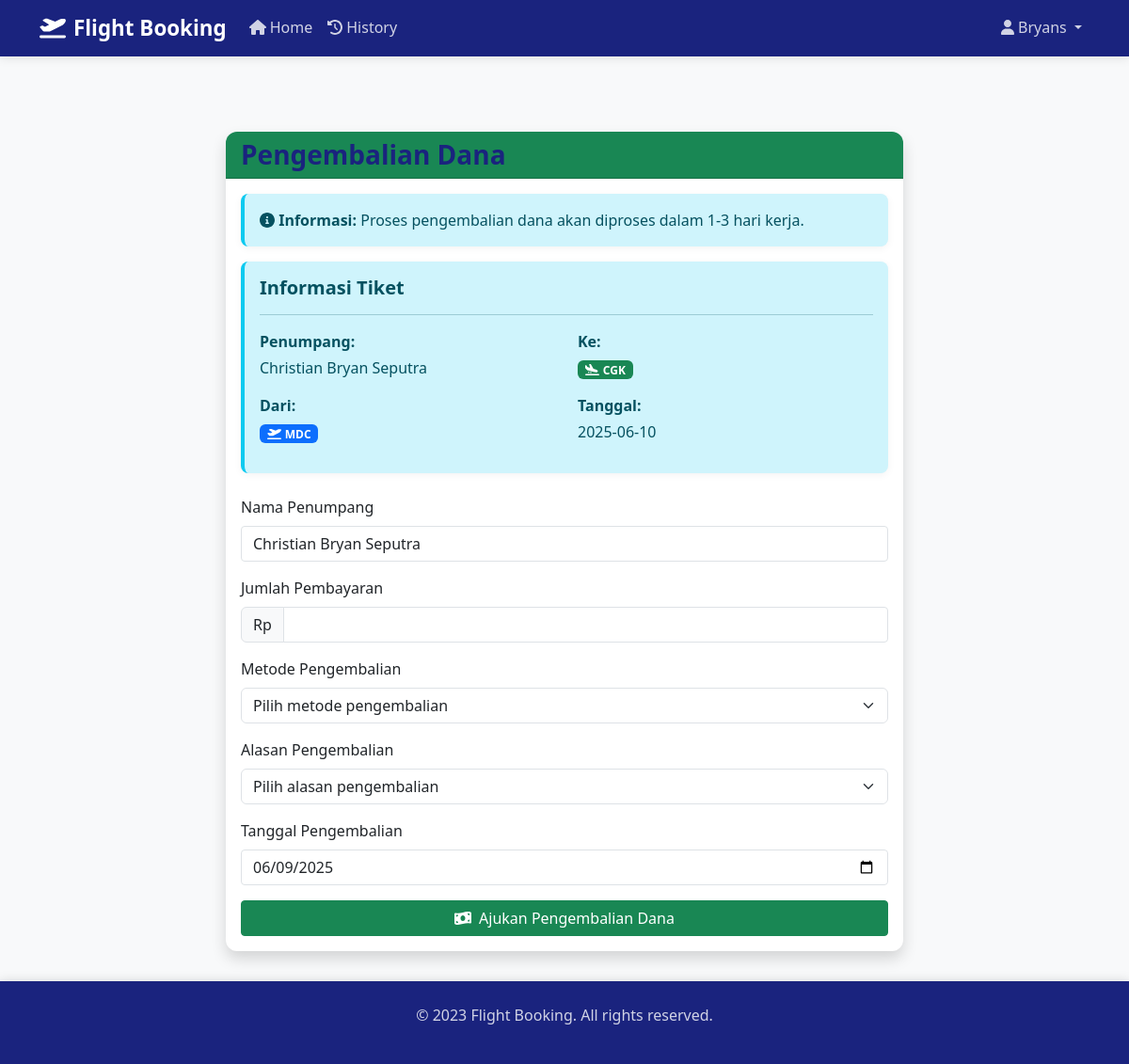
Page /refund?booking_id=1 (signed in) on the committed database.
### tables this page shows
CREATE TABLE users (
        id INTEGER PRIMARY KEY AUTOINCREMENT,
        username TEXT UNIQUE NOT NULL,
        password TEXT NOT NULL,
        full_name TEXT NOT NULL,
        email TEXT UNIQUE NOT NULL,
        phone TEXT,
        address TEXT,
        created_at TIMESTAMP DEFAULT CURRENT_TIMESTAMP
    );

CREATE TABLE bookings (
        id INTEGER PRIMARY KEY AUTOINCREMENT,
        user_id INTEGER NOT NULL,
        passenger_name TEXT NOT NULL,
        departure_airport TEXT NOT NULL,
        destination_airport TEXT NOT NULL,
        booking_date TEXT NOT NULL,
        created_at TIMESTAMP DEFAULT CURRENT_TIMESTAMP, seat_number TEXT,
        FOREIGN KEY (user_id) REFERENCES users(id)
    );

### app.py (the view, shortened to what this page needs)
@app.route('/refund', methods=['GET', 'POST'])
def refund():
    if 'user_id' not in session:
        flash('Please login to request a refund', 'warning')
        return redirect(url_for('login'))
    conn = get_db_connection()
    cursor = conn.cursor()
    booking_id = request.args.get('booking_id', type=int)
    booking_data = None
    if booking_id:
        cursor.execute('''
            SELECT b.*, u.full_name, p.amount
            FROM bookings b
            JOIN users u ON b.user_id = u.id
            LEFT JOIN payments p ON b.id = p.booking_id
            WHERE b.id = ? AND b.user_id = ?
        ''', (booking_id, session['user_id']))
        booking_data = cursor.fetchone()
        if not booking_data:
            flash('Booking not found or you do not have permission to request refund for it.', 'danger')
            return redirect(url_for('tickets'))
    cursor.execute('''
        SELECT p.*, b.departure_airport, b.destination_airport
        FROM payments p
        JOIN bookings b ON p.booking_id = b.id
        WHERE p.user_id = ? AND p.status = 'pending'
        ORDER BY p.created_at DESC
    ''', (session['user_id'],))
    refund_history = cursor.fetchall()
    conn.close()
    return render_template('refund.html', refund_history=refund_history, booking_data=booking_data)

### app.py (called while the page is built)
@app.context_processor
def inject_now():
    return {'now': datetime.now()}

### database.py (called while the page is built)
def get_db_connection():
    conn = sqlite3.connect("data.db")
    conn.row_factory = sqlite3.Row
    return conn

### templates/refund.html (shortened to what this page needs)
{% extends "base.html" %}
{% block content %}
<div class="container mt-5">
    <div class="row">
        <div class="col-md-8 offset-md-2">
            <div class="card shadow">
                <div class="card-header bg-success text-white">
                    <h3 class="mb-0">Pengembalian Dana</h3>
                </div>
                <div class="card-body">
                    <div class="alert alert-info">
                        <i class="fas fa-info-circle"></i>
                        <strong>Informasi:</strong> Proses pengembalian dana akan diproses dalam 1-3 hari kerja.
                    </div>
                    {% if booking_data %}
                    <div class="alert alert-info mb-4">
                        <h5 class="alert-heading">Informasi Tiket</h5>
                        <hr>
                        <div class="row">
                            <div class="col-md-6">
                                <p class="mb-1"><strong>Penumpang:</strong></p>
                                <p class="mb-3">{{ booking_data.full_name }}</p>
                                <p class="mb-1"><strong>Dari:</strong></p>
                                <p class="mb-3">
                                    <span class="badge bg-primary">
                                        <i class="fas fa-plane-departure me-1"></i>{{ booking_data.departure_airport }}
                                    </span>
                                </p>
                            </div>
                            <div class="col-md-6">
                                <p class="mb-1"><strong>Ke:</strong></p>
                                <p class="mb-3">
                                    <span class="badge bg-success">
                                        <i class="fas fa-plane-arrival me-1"></i>{{ booking_data.destination_airport }}
                                    </span>
                                </p>
                                <p class="mb-1"><strong>Tanggal:</strong></p>
                                <p class="mb-3">{{ booking_data.booking_date }}</p>
                            </div>
                        </div>
                    </div>
                    {% endif %}
                    <form method="post" class="needs-validation" novalidate id="refundForm">
                        <div class="mb-3">
                            <label for="passenger" class="form-label">Nama Penumpang</label>
                            <input type="text" class="form-control" id="passenger" name="passenger"
                                   value="{{ booking_data.full_name if booking_data else '' }}" required>
                        </div>
                        <div class="mb-3">
                            <label for="amount" class="form-label">Jumlah Pembayaran</label>
                            <div class="input-group">
                                <span class="input-group-text">Rp</span>
                                <input type="number" class="form-control" id="amount" name="amount"
                                       value="{{ booking_data.amount if booking_data else '' }}" required>
                            </div>
                        </div>
                        <div class="mb-3">
                            <label for="refund_method" class="form-label">Metode Pengembalian</label>
                            <select class="form-select" id="refund_method" name="refund_method" required>
                                <option value="">Pilih metode pengembalian</option>
                            </select>
                        </div>
                        <div class="mb-3">
                            <label for="refund_reason" class="form-label">Alasan Pengembalian</label>
                            <select class="form-select" id="refund_reason" name="refund_reason" required>
                                <option value="">Pilih alasan pengembalian</option>
                            </select>
                        </div>
                        <div class="mb-3">
                            <label for="refund_date" class="form-label">Tanggal Pengembalian</label>
                            <input type="date" class="form-control" id="refund_date" name="refund_date"
                                   value="{{ now.strftime('%Y-%m-%d') }}" required>
                        </div>
                        <div class="d-grid gap-2">
                            <button type="submit" class="btn btn-success" onclick="return confirmRefund()">
                                <i class="fas fa-money-bill-wave me-2"></i>Ajukan Pengembalian Dana
                            </button>
                        </div>
                    </form>
                </div>
            </div>
        </div>
    </div>
</div>
{% endblock %}

### templates/base.html (shortened to what this page needs)
<!DOCTYPE html>
<html lang="en">
<head>
    <link href="https://cdn.jsdelivr.net/npm/bootstrap@5.3.0/dist/css/bootstrap.min.css" rel="stylesheet">
    <link href="https://cdnjs.cloudflare.com/ajax/libs/font-awesome/6.0.0/css/all.min.css" rel="stylesheet">
</head>
<body>
    <nav class="navbar navbar-expand-lg navbar-dark">
        <div class="container">
            <a class="navbar-brand" href="{{ url_for('index') }}">
                <i class="fas fa-plane-departure me-2"></i>Flight Booking
            </a>
            <div class="collapse navbar-collapse" id="navbarNav">
                <ul class="navbar-nav me-auto">
                    <li class="nav-item">
                        <a class="nav-link {% if request.endpoint == 'index' %}active{% endif %}" href="{{ url_for('index') }}">
                            <i class="fas fa-home me-1"></i>Home
                        </a>
                    </li>
                    <li class="nav-item">
                        <a class="nav-link {% if request.endpoint == 'riwayat' %}active{% endif %}" href="{{ url_for('riwayat') }}">
                            <i class="fas fa-history me-1"></i>History
                        </a>
                    </li>
                </ul>
                <ul class="navbar-nav">
                    {% if session.get('user_id') %}
                    <li class="nav-item dropdown">
                        <a class="nav-link dropdown-toggle" href="#" id="navbarDropdown" role="button" data-bs-toggle="dropdown">
                            <i class="fas fa-user me-1"></i>{{ session.get('username') }}
                        </a>
                    </li>
                    {% endif %}
                </ul>
            </div>
        </div>
    </nav>
    <div class="content">
        <div class="container">
            {% block content %}{% endblock %}
        </div>
    </div>
    <footer class="footer mt-auto">
        <div class="container text-center">
            <p>&copy; 2023 Flight Booking. All rights reserved.</p>
        </div>
    </footer>
</body>
</html>

### templates/base.html (style rules this page uses)
:root { --primary-color: #1a237e; --secondary-color: #0d47a1; --accent-color: #2962ff; --text-color: #333; --text-light: #555; --bg-light: #f8f9fa; --border-color: #dee2e6; --shadow-light: rgba(0, 0, 0, 0.05); --shadow-medium: rgba(0, 0, 0, 0.1); }
body { font-family: 'Segoe UI', Roboto, "Helvetica Neue", Arial, sans-serif; background-color: var(--bg-light); min-height: 100vh; display: flex; flex-direction: column; color: var(--text-color); }
.navbar { background-color: var(--primary-color) !important; box-shadow: 0 2px 10px var(--shadow-medium); }
.navbar-brand { font-weight: 700; color: white !important; font-size: 1.4rem; }
.nav-link { color: rgba(255, 255, 255, 0.8) !important; font-weight: 500; transition: color 0.3s ease, border-bottom 0.3s ease; border-bottom: 2px solid transparent; padding-bottom: 0.5rem; }
.content { flex: 1; padding: 2rem 0; }
.footer { background-color: var(--primary-color); color: rgba(255, 255, 255, 0.8); padding: 1.5rem 0; margin-top: auto; box-shadow: 0 -2px 10px var(--shadow-medium); }
.card { border: none; box-shadow: 0 4px 15px var(--shadow-light); transition: transform 0.3s ease, box-shadow 0.3s ease; border-radius: 0.75rem; overflow: hidden; }
.form-control, .btn { border-radius: 0.25rem; }
.alert { border: none; border-radius: 0.5rem; box-shadow: 0 2px 8px var(--shadow-light); }
h1, h2, h3, h4, h5, h6 { color: var(--primary-color); font-weight: 600; }

### templates/refund.html (style rules this page uses)
.alert { border-left: 4px solid #0dcaf0; }
.btn-success { transition: all 0.3s ease; }

### rows in the picture
users: get "Bryans", full_name "Christian Bryan Seputra", passenger "Christian Bryan Seputra"
bookings: departure_airport "MDC", destination_airport "CGK", booking_date "2025-06-10"
